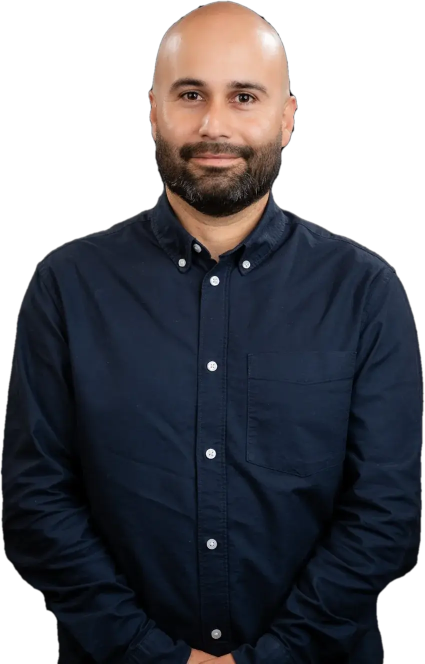
#> input picture deliver/giovanni-serrano/assets/client-handoff/Giovanni Portrait.webp, 849 x 1328 px (shown at 1/2 size)
$ python composite.py '../../../../../../giovanni-serrano/assets/client-handoff/Giovanni Portrait.webp' '../../../../../../giovanni-serrano/assets/client-handoff/Giovanni Portrait.webp' out.png 1.0 1.0
#> lines starting #> are read from the running program, lines starting #| are printed output that depends on the picture; after the words box and inside, x2 and y2 are one past the last pixel; in counts of white or black regions, pixels touching at a corner belong together
# Paste back only the trousers from the model's edit onto the original frame.
# python composite.py <orig> <edit> <out> <xmax_fraction> <ymin_fraction>
# The mask is the region that is dark in the edit, left of xmax and below ymin,
# closed so it has no holes (a holey mask leaves a ghost of the floral print).
import sys
from PIL import Image, ImageChops, ImageFilter
o = Image.open(sys.argv[1]).convert('RGB'); e = Image.open(sys.argv[2]).convert('RGB').resize(o.size, Image.LANCZOS)
#> after `o = Image.open(sys.argv[1]).convert('RGB')`:
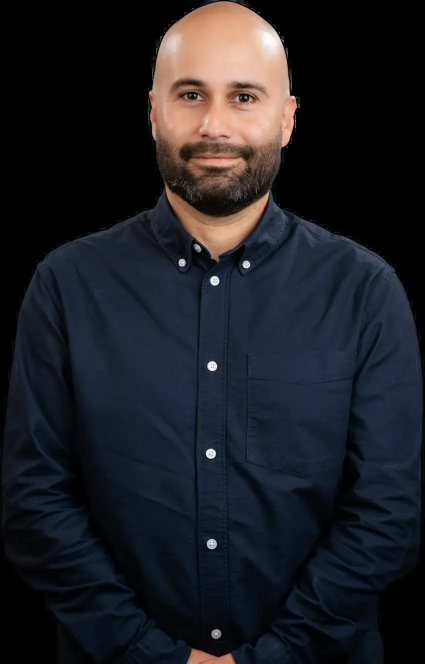
#> o: PIL image 849x1328 RGB (shown at 1/2 size); mean R, G, B 29.4, 30.2, 36
xmax, ymin = float(sys.argv[4]), float(sys.argv[5])
W, H = o.size
#> W = 849; H = 1328
dark = e.convert('L').point(lambda v: 255 if v < 85 else 0)
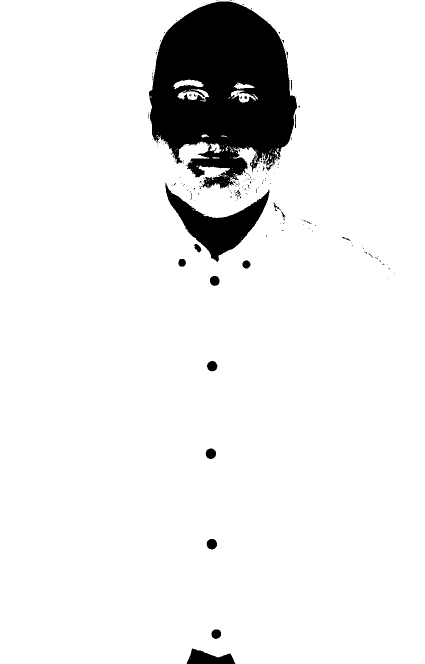
#> dark: PIL image 849x1328 L (shown at 1/2 size); 92% white; 208 black regions (189 under 20 px), largest, box (x1, y1, x2, y2) and area: (298, 3, 594, 377) 74808, (331, 366, 539, 524) 11078, (373, 1297, 471, 1328) 1860
box = Image.new('L', o.size, 0); box.paste(255, (0, int(H * ymin), int(W * xmax), H))
#> after `box = Image.new('L', o.size, 0)`: box: PIL image 849x1328 L; every value is 0
m = ImageChops.multiply(dark, box)
small = m.resize((W // 4, H // 4))
#> small: PIL image 212x332 L; every value is 0
small = small.filter(ImageFilter.MaxFilter(11)).filter(ImageFilter.MinFilter(11))  # close holes
small = small.filter(ImageFilter.MinFilter(3)).filter(ImageFilter.MaxFilter(3))    # drop specks
m = ImageChops.multiply(small.resize(o.size, Image.BILINEAR).point(lambda v: 255 if v > 127 else 0), box)
m = m.filter(ImageFilter.GaussianBlur(3))
out = Image.composite(e, o, m); out.save(sys.argv[3], quality=94)
t = out.copy(); t.thumbnail((900, 900)); t.save(sys.argv[3].replace('.jpg', '-thumb.jpg'))
#> after `t.thumbnail((900, 900))`:
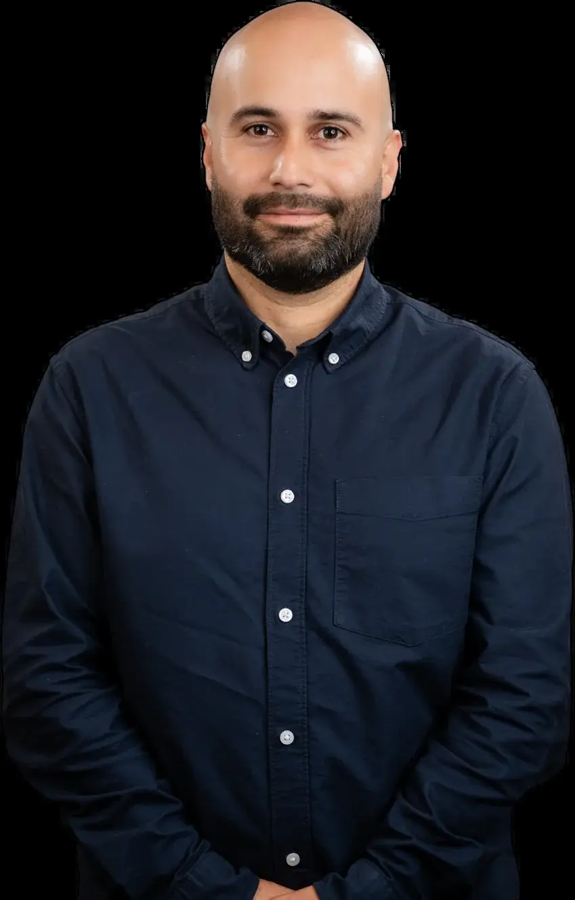
#> t: PIL image 575x900 RGB; mean R, G, B 29.4, 30.2, 36
mt = m.copy(); mt.thumbnail((450, 450)); mt.save(sys.argv[3].replace('.jpg', '-mask-thumb.png'))
#> after `mt.thumbnail((450, 450))`: mt: PIL image 288x450 L; every value is 0
